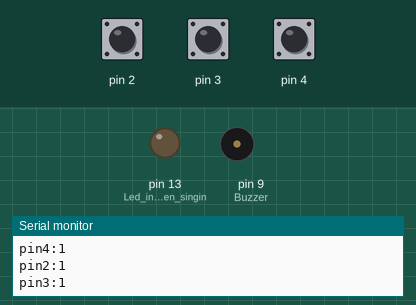
A sketch run on a simulated Arduino Uno, built with avr-gcc and run on an emulated ATmega328P. Parts: output pins drawn as LEDs (lit = HIGH), buzzer (waves = sounding), the last lines printed to the serial monitor. The inputs (shaded band) are chosen by the test bench; at power-on: pin 2 HIGH, pin 3 HIGH, pin 4 HIGH.

Above: at 1.2 s.
1.3 s: pin 2 pulled LOW for 0.15 s
At 5.06 s:
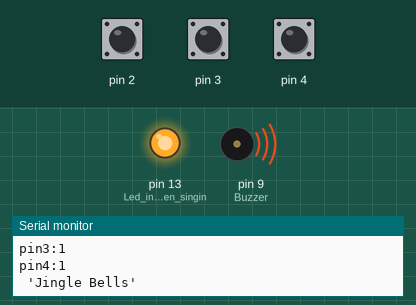
At 10.25 s:
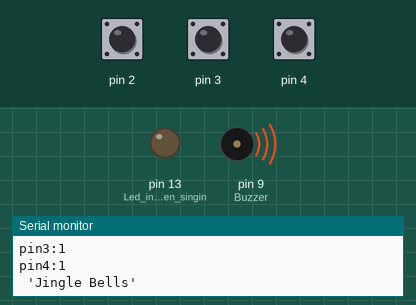
Timing chart, 0 to 10.3 s (numbered marks = the images above; inputs shaded):
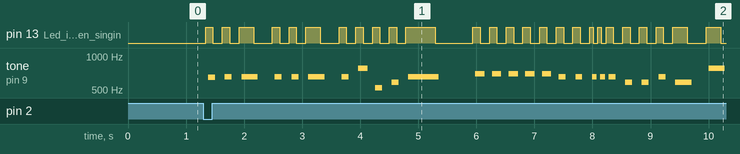

The sketch:

43_Piezo_Christmas_Songs.ino
```cpp
#include <pitches.h>

/*****************************************************
Project Title: Piezo Christmas Songs
Organisation: Soham Academy Of Human Excellence
Website: https://ria.sohamacademy.org/
*******************************************************/

#include "pitches.h"

#define melodyPin 9

// Jingle Bells

int melody[] = {
  NOTE_E5, NOTE_E5, NOTE_E5,
  NOTE_E5, NOTE_E5, NOTE_E5,
  NOTE_E5, NOTE_G5, NOTE_C5, NOTE_D5,
  NOTE_E5,
  NOTE_F5, NOTE_F5, NOTE_F5, NOTE_F5,
  NOTE_F5, NOTE_E5, NOTE_E5, NOTE_E5, NOTE_E5,
  NOTE_E5, NOTE_D5, NOTE_D5, NOTE_E5,
  NOTE_D5, NOTE_G5
};

int tempo[] = {
  8, 8, 4,
  8, 8, 4,
  8, 8, 8, 8,
  2,
  8, 8, 8, 8,
  8, 8, 8, 16, 16,
  8, 8, 8, 8,
  4, 4
};

// We wish you a merry Christmas

int wish_melody[] = {
  NOTE_B3,
  NOTE_F4, NOTE_F4, NOTE_G4, NOTE_F4, NOTE_E4,
  NOTE_D4, NOTE_D4, NOTE_D4,
  NOTE_G4, NOTE_G4, NOTE_A4, NOTE_G4, NOTE_F4,
  NOTE_E4, NOTE_E4, NOTE_E4,
  NOTE_A4, NOTE_A4, NOTE_B4, NOTE_A4, NOTE_G4,
  NOTE_F4, NOTE_D4, NOTE_B3, NOTE_B3,
  NOTE_D4, NOTE_G4, NOTE_E4,
  NOTE_F4
};

int wish_tempo[] = {
  4,
  4, 8, 8, 8, 8,
  4, 4, 4,
  4, 8, 8, 8, 8,
  4, 4, 4,
  4, 8, 8, 8, 8,
  4, 4, 8, 8,
  4, 4, 4,
  2
};

// Santa Claus is coming to town

int santa_melody[] = {
  NOTE_G4,
  NOTE_E4, NOTE_F4, NOTE_G4, NOTE_G4, NOTE_G4,
  NOTE_A4, NOTE_B4, NOTE_C5, NOTE_C5, NOTE_C5,
  NOTE_E4, NOTE_F4, NOTE_G4, NOTE_G4, NOTE_G4,
  NOTE_A4, NOTE_G4, NOTE_F4, NOTE_F4,
  NOTE_E4, NOTE_G4, NOTE_C4, NOTE_E4,
  NOTE_D4, NOTE_F4, NOTE_B3,
  NOTE_C4
};

int santa_tempo[] = {
  8,
  8, 8, 4, 4, 4,
  8, 8, 4, 4, 4,
  8, 8, 4, 4, 4,
  8, 8, 4, 2,
  4, 4, 4, 4,
  4, 2, 4,
  1
};

int switchOne = 0;
int switchTwo = 0;
int switchThree = 0;

void setup(void) {
  Serial.begin(9600);
  pinMode(9, OUTPUT); // Buzzer
  pinMode(13, OUTPUT); // Led indicator when singing a note
  pinMode(2, INPUT_PULLUP);
  pinMode(3, INPUT_PULLUP);
  pinMode(4, INPUT_PULLUP);
}

void loop() {
  switchOne = digitalRead(2);
  delay(10);
  switchTwo = digitalRead(3);
   delay(10);
  switchThree = digitalRead(4);
   delay(10);
  Serial.print("pin2:");
   Serial.println(switchOne);
    Serial.print("pin3:");
     Serial.println(switchTwo);
     Serial.print("pin4:");
         Serial.println(switchThree);
  if (!switchOne) {
    sing(1);
  } else if (!switchTwo) {
    sing(2);
  } else if (!switchThree) {
    sing(3);
  }
}

int song = 0;

void sing(int s) {
  // iterate over the notes of the melody:
  song = s;
  if (song == 3) {
    Serial.println(" 'We wish you a Merry Christmas'");
    int size = sizeof(wish_melody) / sizeof(int);
    for (int thisNote = 0; thisNote < size; thisNote++) {

      // to calculate the note duration, take one second
      // divided by the note type.
      //e.g. quarter note = 1000 / 4, eighth note = 1000/8, etc.
      int noteDuration = 1000 / wish_tempo[thisNote];

      buzz(melodyPin, wish_melody[thisNote], noteDuration);

      // to distinguish the notes, set a minimum time between them.
      // the note's duration + 30% seems to work well:
      int pauseBetweenNotes = noteDuration * 1.30;
      delay(pauseBetweenNotes);

      // stop the tone playing:
      buzz(melodyPin, 0, noteDuration);

    }
  } else if (song == 2) {
    Serial.println(" 'Santa Claus is coming to town'");
    int size = sizeof(santa_melody) / sizeof(int);
    for (int thisNote = 0; thisNote < size; thisNote++) {

      // to calculate the note duration, take one second
      // divided by the note type.
      //e.g. quarter note = 1000 / 4, eighth note = 1000/8, etc.
      int noteDuration = 900 / santa_tempo[thisNote];

      buzz(melodyPin, santa_melody[thisNote], noteDuration);

      // to distinguish the notes, set a minimum time between them.
      // the note's duration + 30% seems to work well:
      int pauseBetweenNotes = noteDuration * 1.30;
      delay(pauseBetweenNotes);

      // stop the tone playing:
      buzz(melodyPin, 0, noteDuration);

    }
  } else {

    Serial.println(" 'Jingle Bells'");
    int size = sizeof(melody) / sizeof(int);
    for (int thisNote = 0; thisNote < size; thisNote++) {

      // to calculate the note duration, take one second
      // divided by the note type.
      //e.g. quarter note = 1000 / 4, eighth note = 1000/8, etc.
      int noteDuration = 1000 / tempo[thisNote];

      buzz(melodyPin, melody[thisNote], noteDuration);

      // to distinguish the notes, set a minimum time between them.
      // the note's duration + 30% seems to work well:
      int pauseBetweenNotes = noteDuration * 1.30;
      delay(pauseBetweenNotes);

      // stop the tone playing:
      buzz(melodyPin, 0, noteDuration);

    }
  }
}

void buzz(int targetPin, long frequency, long length) {
  digitalWrite(13, HIGH);
  long delayValue = 1000000 / frequency / 2; // calculate the delay value between transitions
  //// 1 second's worth of microseconds, divided by the frequency, then split in half since
  //// there are two phases to each cycle
  long numCycles = frequency * length / 1000; // calculate the number of cycles for proper timing
  //// multiply frequency, which is really cycles per second, by the number of seconds to
  //// get the total number of cycles to produce
  for (long i = 0; i < numCycles; i++) { // for the calculated length of time...
    digitalWrite(targetPin, HIGH); // write the buzzer pin high to push out the diaphram
    delayMicroseconds(delayValue); // wait for the calculated delay value
    digitalWrite(targetPin, LOW); // write the buzzer pin low to pull back the diaphram
    delayMicroseconds(delayValue); // wait again or the calculated delay value
  }
  digitalWrite(13, LOW);

}
```
